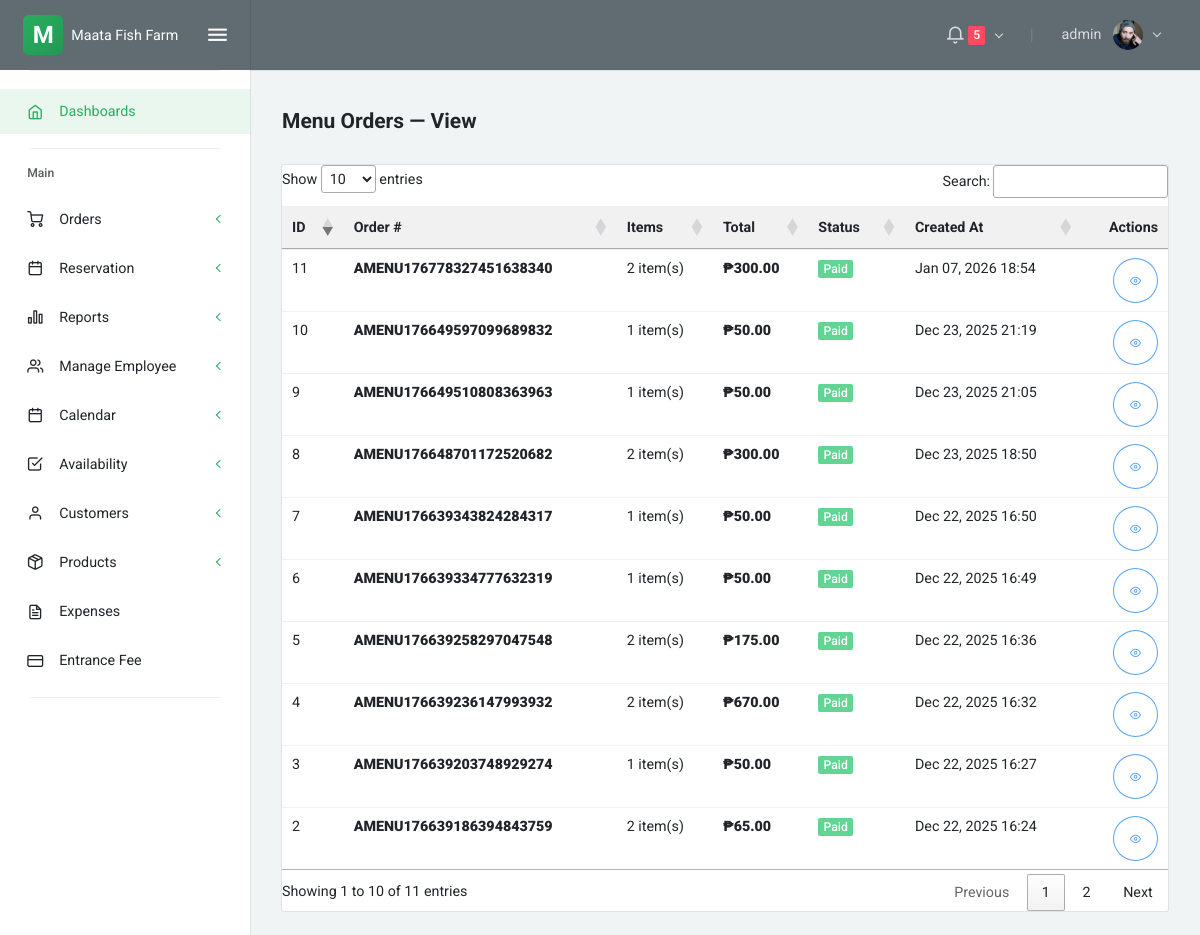
/menu_orders_view.php (signed in), run on an earlier commit of the app's database.
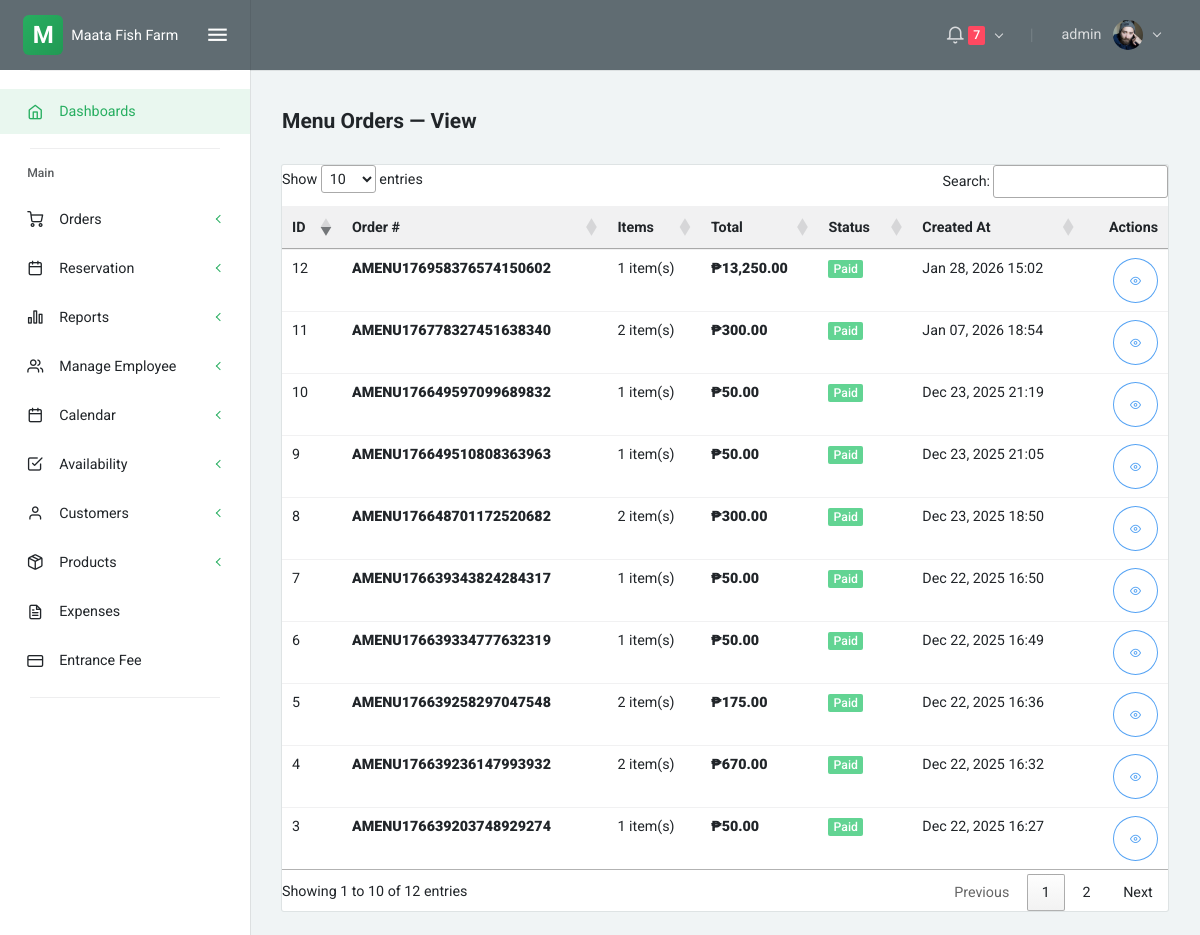
And on a later commit of the database.
### tables this page shows
CREATE TABLE `menu_orders` (
  `id` int(11) NOT NULL,
  `order_number` varchar(40) NOT NULL,
  `admin_id` int(11) DEFAULT NULL,
  `total_amount` decimal(10,2) NOT NULL DEFAULT 0.00,
  `status` enum('pending','confirmed','paid','cancelled') NOT NULL DEFAULT 'pending',
  `notes` text DEFAULT NULL,
  `created_at` timestamp NOT NULL DEFAULT current_timestamp(),
  `updated_at` timestamp NOT NULL DEFAULT current_timestamp() ON UPDATE current_timestamp()
);

### menu_orders_view.php (the view, shortened to what the changed rows need)
<?php include 'partials/head.php'; ?>
<?php include 'partials/navbar.php'; ?>
<div class="layout-content">
    <div class="container-fluid flex-grow-1 container-p-y">
        <div class="card mt-3">
            <div class="table-responsive">
                <table id="menuOrdersTable" class="table table-sm mb-0">
                    <thead class="bg-light">
                        <tr>
                            <th>ID</th>
                            <th>Order #</th>
                            <th>Items</th>
                            <th>Total</th>
                            <th>Status</th>
                            <th>Created At</th>
                            <th class="text-right">Actions</th>
                        </tr>
                    </thead>
                    <tbody>
                        <?php
                        require __DIR__ . '/config/db.php';
                        $rows = [];
                        $stmt = $conn->prepare('SELECT mo.id, mo.order_number, mo.admin_id, mo.total_amount, mo.status, mo.created_at, s.first_name AS admin_first, s.last_name AS admin_last FROM menu_orders mo LEFT JOIN staff s ON mo.admin_id = s.user_id ORDER BY mo.id DESC');
                        if ($stmt) {
                            $stmt->execute();
                            $res = $stmt->get_result();
                            while ($r = $res->fetch_assoc()) $rows[] = $r;
                        }
                        if (empty($rows)) {
                            echo '<tr>';
                            echo '<td class="text-center text-muted py-4" colspan="7">No menu orders found.</td>';
                            echo '</tr>';
                        } else {
                            foreach ($rows as $r):
                                $itemStmt = $conn->prepare('SELECT COUNT(*) as cnt FROM menu_order_items WHERE menu_order_id = ?');
                                $cnt = 0;
                                if ($itemStmt) {
                                    $itemStmt->bind_param('i', $r['id']);
                                    $itemStmt->execute();
                                    $cres = $itemStmt->get_result();
                                    if ($cres && $crow = $cres->fetch_assoc()) $cnt = $crow['cnt'];
                                }
                                $statusClass = 'badge-secondary';
                                $status = strtolower($r['status']);
                                if ($status === 'paid') $statusClass = 'badge-success';
                                elseif ($status === 'pending') $statusClass = 'badge-warning';
                                elseif ($status === 'unpaid') $statusClass = 'badge-danger';
                                elseif ($status === 'cancelled') $statusClass = 'badge-dark';
                        ?>
                        <tr>
                            <td><?php echo (int)$r['id']; ?></td>
                            <td><strong><?php echo htmlspecialchars($r['order_number']); ?></strong></td>
                            <td><?php echo (int)$cnt; ?> item(s)</td>
                            <td><strong>₱<?php echo number_format($r['total_amount'],2); ?></strong></td>
                            <td><span class="badge <?php echo $statusClass; ?>"><?php echo htmlspecialchars(ucfirst($r['status'])); ?></span></td>
                            <td><?php echo htmlspecialchars(date('M d, Y H:i', strtotime($r['created_at']))); ?></td>
                            <td class="text-right">
                                <button class="btn btn-sm btn-icon btn-outline-info view-menu-order" data-id="<?php echo (int)$r['id']; ?>" title="View"><i class="feather icon-eye"></i></button>
                            </td>
                        </tr>
                        <?php endforeach; } ?>
                    </tbody>
                </table>
            </div>
        </div>
    </div>
</div>
<?php include 'partials/footer.php'; ?>
<link rel="stylesheet" href="https://cdn.datatables.net/1.13.6/css/jquery.dataTables.min.css">

### partials/navbar.php (shortened to what the changed rows need)
<?php
require_once __DIR__ . '/../config/db.php';
$pending_count = 0;
$status = 'pending';
$pc_stmt = $conn->prepare('SELECT COUNT(*) as cnt FROM reservations WHERE status = ?');
if ($pc_stmt) {
    $pc_stmt->bind_param('s', $status);
    $pc_stmt->execute();
    $pc_res = $pc_stmt->get_result();
    $pending_count = (int)($pc_res->fetch_assoc()['cnt'] ?? 0);
}
?>
<div class="layout-container">
    <nav class="layout-navbar navbar navbar-expand-lg align-items-lg-center bg-dark container-p-x" id="layout-navbar">
        <div class="navbar-collapse collapse" id="layout-navbar-collapse">
            <div class="navbar-nav align-items-lg-center ml-auto">
                <div class="demo-navbar-notifications nav-item dropdown mr-lg-3">
                    <a class="nav-link dropdown-toggle" href="javascript:void(0);" data-toggle="dropdown" aria-haspopup="true" aria-expanded="false" style="cursor: pointer; pointer-events: auto;">
                        <i class="feather icon-bell navbar-icon align-middle"></i>
                        <?php if ($pending_count > 0): ?>
                        <span class="badge badge-danger"><?php echo $pending_count; ?></span>
                        <?php endif; ?>
                    </a>
                </div>
            </div>
        </div>
    </nav>

What changed in the data, as far as the page shows it:
no longer on this page (row unchanged): menu_orders: id "2", order_number "AMENU176639186394843759", cnt "2", total_amount "65.00", status "Paid", created_at "Dec 22, 2025 16:24"
added menu_orders: id "12", order_number "AMENU176958376574150602", cnt "1", total_amount "13,250.00", status "Paid", created_at "Jan 28, 2026 15:02"
Also different on the page:
$pending_count: "5" → "7"
text written by a page script: "Show entries Search: Showing 1 to 10 of 11 entries Previous 1 2 Next" → "Show entries Search: Showing 1 to 10 of 12 entries Previous 1 2 Next"
